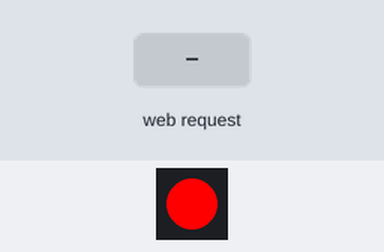
A sketch run on a simulated ESP32. On the bench: 1 RGB LEDs in strip order, left to right. The test bench sets the inputs (shaded band). Dim RGB values are drawn brighter than linear; WiFi joins after 1.5 s; servers stay silent unless stated; what the sketch prints to the serial monitor is not drawn.

Above: at 0.6 s.
At 3.2 s:
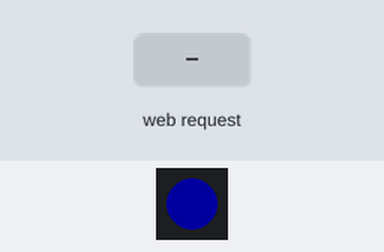
3.3 s: HTTP request GET /wifi received
At 5.0 s:
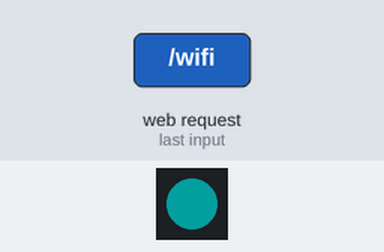
Timing chart, 0 to 6.5 s (numbered marks = the images above; inputs shaded):
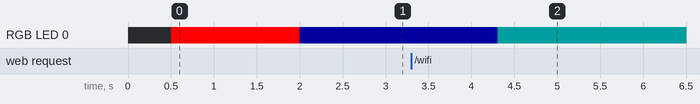

Measured:
- after the input at 3.3 s, RGB LED 0: RGB(0, 0, 30) → RGB(0, 30, 30) after 1.0 s

The sketch:

test_esp_client.ino
```cpp
#include <Adafruit_NeoPixel.h>
#include <WiFi.h>

#define PIN 48
#define NUMPIXELS 1

const char *ssid = "Junsei_iPhone";
const char *password = "junsei1234";
WiFiServer server(80);
//TODO: 固定IPアドレス
/*
#include <WiFi.h>

const char *ssid = "YourNetworkSSID";
const char *password = "YourNetworkPassword";
IPAddress staticIP(192, 168, 1, 123); // 任意の固定IPアドレスを指定します
IPAddress gateway(192, 168, 1, 1);     // ゲートウェイのIPアドレスを指定します
IPAddress subnet(255, 255, 255, 0);    // サブネットマスクを指定します

void setup() {
  Serial.begin(115200);

  // WiFi接続の設定
  WiFi.begin(ssid, password);

  // 静的IPアドレスの設定
  if (WiFi.config(staticIP, gateway, subnet)) {
    Serial.println("Static IP configured successfully");
  } else {
    Serial.println("Static IP configuration failed");
  }

  // WiFi接続待機
  while (WiFi.status() != WL_CONNECTED) {
    delay(1000);
    Serial.println("Connecting to WiFi...");
  }

  Serial.println("Connected to WiFi");
  Serial.print("IP Address: ");
  Serial.println(WiFi.localIP());
}

void loop() {
  // ここにループ処理を追加
}
*/
Adafruit_NeoPixel pixels = Adafruit_NeoPixel(NUMPIXELS, PIN, NEO_GRB + NEO_KHZ800);

void setup() {
  Serial.begin(9600);
  delay(500);
  Serial.println("WiFi Connection Start");

  pixels.begin(); // LEDの初期化

  // 初めはLEDを赤く点灯
  pixels.setPixelColor(0, pixels.Color(255, 0, 0));
  pixels.show();

  WiFi.begin(ssid, password);

  while (WiFi.status() != WL_CONNECTED) {
    Serial.print(".");
    delay(500);
  }

  Serial.println();
  Serial.println("WiFi Connected.");
  Serial.print("IP Address: ");
  Serial.println(WiFi.localIP());

  // WiFi接続が確立されたらLEDをダークブルーに点灯
  pixels.setPixelColor(0, pixels.Color(0, 0, 30));
  pixels.show();

  server.begin();
}

void loop() {
  WiFiClient client = server.available();

  if (client) {
    Serial.println("New Client.");

    while (client.connected()) {
      if (client.available()) {
        String line = client.readStringUntil('\r'); // リクエストの1行を読み込む
        if (line == "\n") { // 空行が来たら、次はボディ部分
          String request = client.readString(); // ボディ部分の全てを読み込む
          Serial.println("Received Request:");
          Serial.println(request);

          // もしもリクエストが "wifi" を含む場合、LEDを黄色に点灯
          if (request.indexOf("wifi") != -1) {
            pixels.setPixelColor(0, pixels.Color(30, 30, 0)); // 黄色
            pixels.show();
          }
          else {
            pixels.setPixelColor(0, pixels.Color(0, 30, 30)); //
            pixels.show();
          }

          // HTTPレスポンスを送信
          client.println("HTTP/1.1 200 OK");
          client.println("Content-Type: text/plain");
          client.println("Connection: close");
          client.println();
          client.println("Message received by ESP32.");

          client.flush();
          delay(10); // 応答を完全に送信するための遅延

          Serial.println("Response Sent.");

          break; // 1つのリクエストに対して1回のみレスポンスを送信するため、ループを抜ける
        }
      }
    }

    client.stop();
    Serial.println("Client Disconnected.");
  }
}
```
